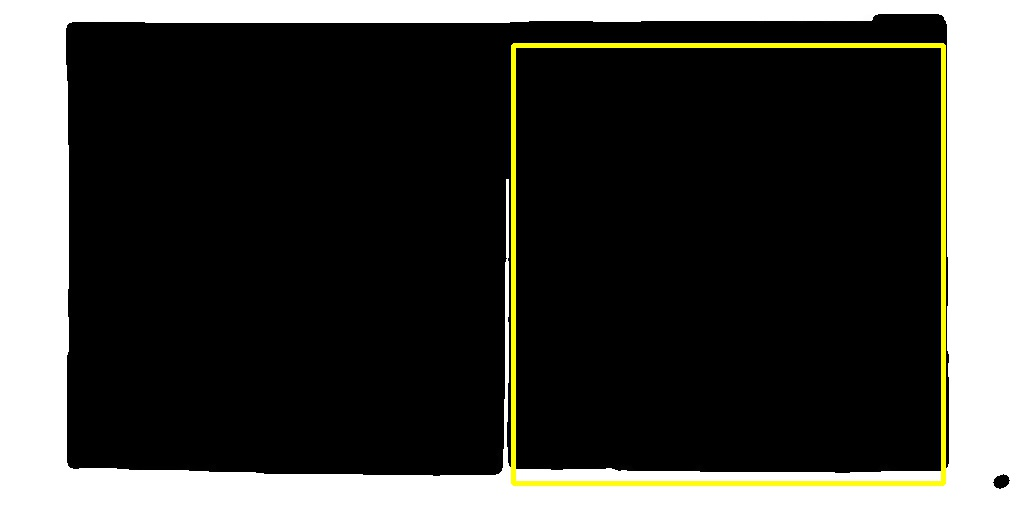
#> input picture libraryofcongress/ExtractRect-master/1s00002v_maxrect.jpg, 1026 x 508 px
$ python template_match_multiscale.py --template ../libraryofcongress/ExtractRect-master/1s00002v_maxrect.jpg --image ../libraryofcongress/ExtractRect-master/1s00030v_closing.jpg
#> lines starting #> are read from the running program, lines starting #| are printed output that depends on the picture; after the words box and inside, x2 and y2 are one past the last pixel; in counts of white or black regions, pixels touching at a corner belong together
#!/usr/bin/env python
# USAGE
# python template_match_multiscale.py --template template.png --image image.tif
# Adapted from: http://www.pyimagesearch.com/2015/01/26/multi-scale-template-matching-using-python-opencv/

# import the necessary packages
import numpy as np
import argparse
import glob
import cv2

def resize(image, width = None, height = None, inter = cv2.INTER_AREA):
	# initialize the dimensions of the image to be resized and
	# grab the image size
	dim = None
	(h, w) = image.shape[:2]

	# if both the width and height are None, then return the
	# original image
	if width is None and height is None:
		return image

	# check to see if the width is None
	if width is None:
		# calculate the ratio of the height and construct the
		# dimensions
		r = height / float(h)
		dim = (int(w * r), height)

	# otherwise, the height is None
	else:
		# calculate the ratio of the width and construct the
		# dimensions
		r = width / float(w)
		dim = (width, int(h * r))

	# resize the image
	resized = cv2.resize(image, dim, interpolation = inter)

	# return the resized image
	return resized

# construct the argument parser and parse the arguments
ap = argparse.ArgumentParser()
ap.add_argument("-t", "--template", required=True, help="Path to template image")
ap.add_argument("-i", "--image", required=True,
	help="Path to image where template will be matched")
ap.add_argument("-v", "--visualize",
	help="Flag indicating whether or not to visualize each iteration")
args = vars(ap.parse_args())

# load the image image, convert it to grayscale, and detect edges
template = cv2.imread(args["template"])
#> template is the input picture: shape (508, 1026, 3); mean B, G, R 61, 64.8, 64.8
template = cv2.cvtColor(template, cv2.COLOR_BGR2GRAY)
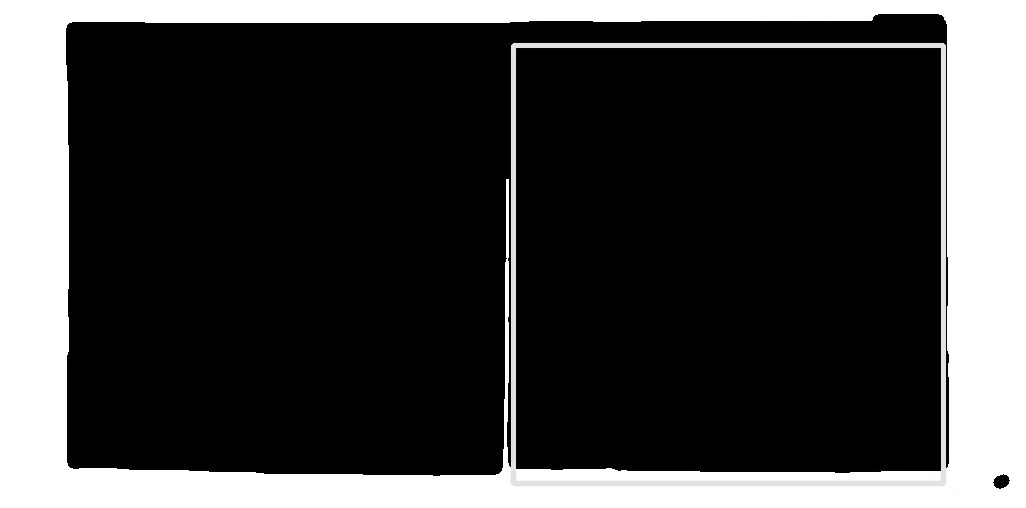
#> template: shape (508, 1026); min 0, max 255, mean 64.3
template = cv2.Canny(template, 50, 200)
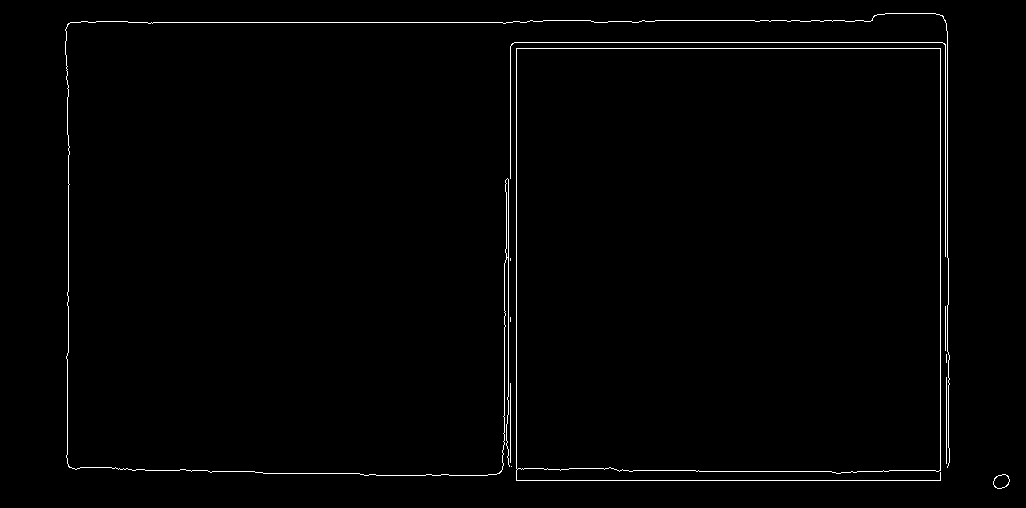
#> template: shape (508, 1026); 1.1% white in thin lines or dots, all inside (x1, y1, x2, y2) = (65, 13, 1010, 489)
(tH, tW) = template.shape[:2]
#> tH = 508; tW = 1026

imagePath = args["image"]
# load the image, convert it to grayscale, and initialize the
# bookkeeping variable to keep track of the matched region
gray = cv2.imread(imagePath, 0)
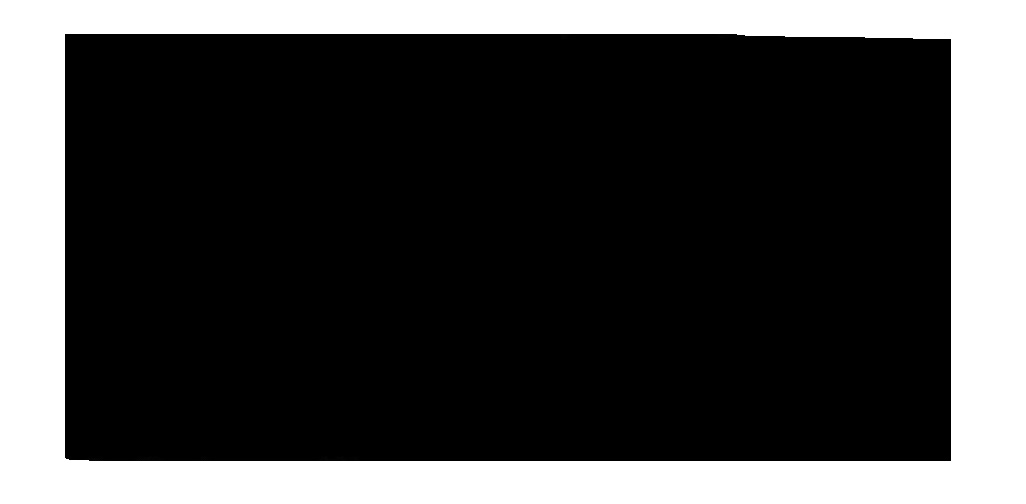
#> input picture libraryofcongress/ExtractRect-master/1s00030v_closing.jpg, 1026 x 504 px
#> gray is the input picture: shape (504, 1026); min 0, max 255, mean 68.8
found = None

# loop over the scales of the image
for scale in np.linspace(0.2, 1.0, 20)[::-1]:
  # resize the image according to the scale, and keep track
  # of the ratio of the resizing
  resized = resize(gray, width = int(gray.shape[1] * scale))
  r = gray.shape[1] / float(resized.shape[1])

  # if the resized image is smaller than the template, then break
  # from the loop
  if resized.shape[0] < tH or resized.shape[1] < tW:
    break

  # detect edges in the resized, grayscale image and apply template
  # matching to find the template in the image
  edged = cv2.Canny(resized, 50, 200)
  result = cv2.matchTemplate(edged, template, cv2.TM_CCOEFF)
  (_, maxVal, _, maxLoc) = cv2.minMaxLoc(result)

  # check to see if the iteration should be visualized
  if args.get("visualize", False):
    # draw a bounding box around the detected region
    clone = np.dstack([edged, edged, edged])
    cv2.rectangle(clone, (maxLoc[0], maxLoc[1]),
      (maxLoc[0] + tW, maxLoc[1] + tH), (0, 0, 255), 2)

  # if we have found a new maximum correlation value, then ipdate
  # the bookkeeping variable
  if found is None or maxVal > found[0]:
    found = (maxVal, maxLoc, r)

# unpack the bookkeeping varaible and compute the (x, y) coordinates
# of the bounding box based on the resized ratio
#> (the run stopped early here; a loop or call above may not have finished)
